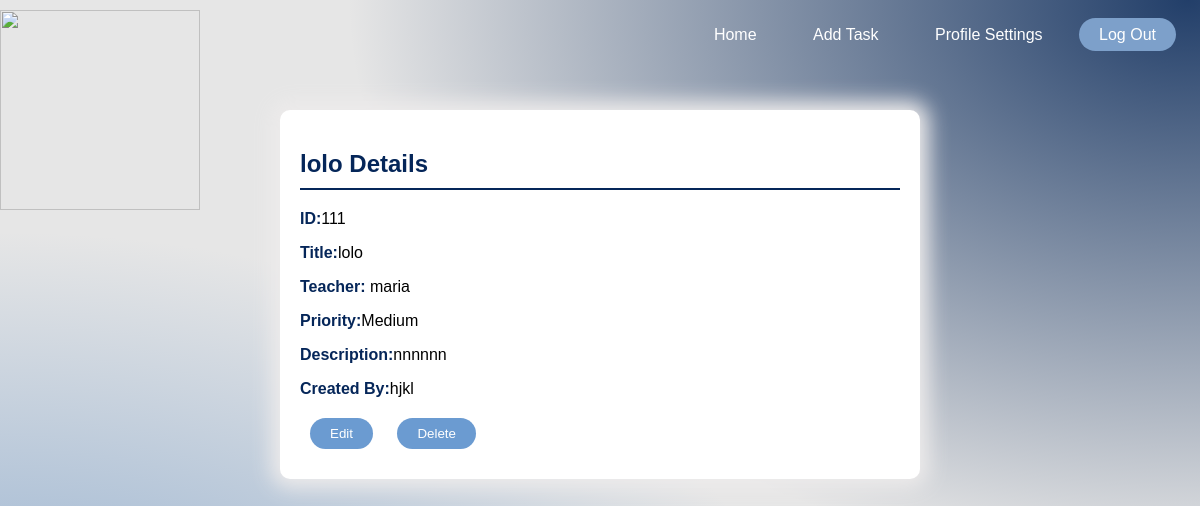
/viewlist/tasks/4/, run on an earlier commit of the app's database.
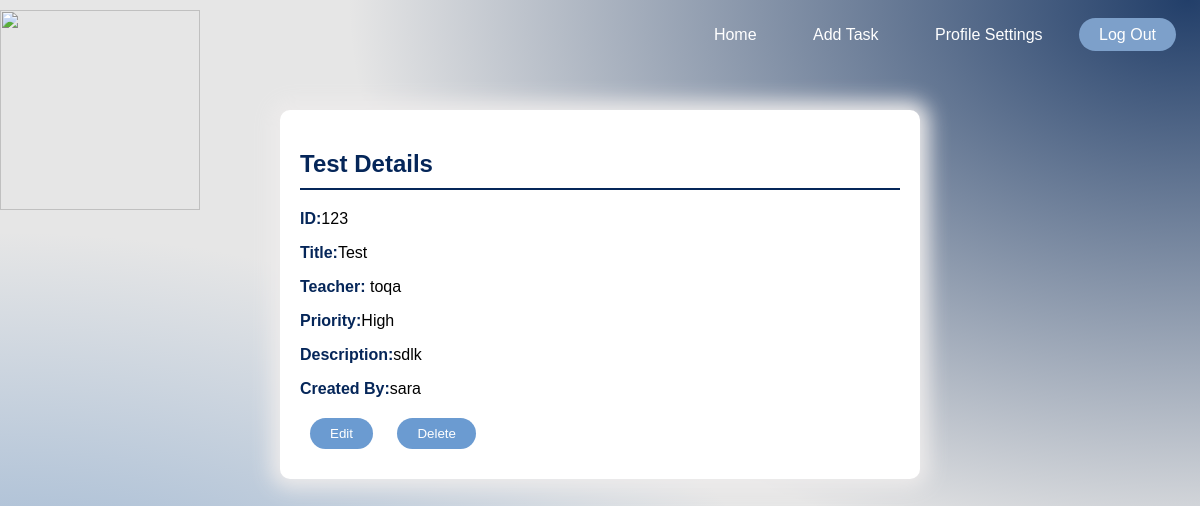
And on a later commit of the database.
### tasks/models.py (models this page shows, shortened)
class Task(models.Model):
    Taskiid = models.IntegerField(null=True)
    title = models.CharField(max_length=55,null=True)
    teacher = models.CharField(max_length=55,null=True)
    choose = models.CharField(max_length=6, choices=x,null=True)
    Description = models.TextField(max_length=160, blank=True, null=True)
    admin = models.CharField(max_length=15,null=True)
    completed = models.BooleanField(default=False,null=True)

### viewlist/views.py (the view)
# urls.py: path('tasks/<int:taskid>/', views.task_detail, name='task_detail'),
def task_detail(request,taskid):
    return render(request, 'task.html', {'Task': get_object_or_404(Task,id=taskid )})

### templates/task.html (shortened to what this page needs)
{%load static%}
<link rel="stylesheet" type="text/css" href="{%static 'css/task.css' %}">
<!DOCTYPE html>
<html lang="en">
<head>
</head>
<body>
    <div class="nav">
        <img src="result1.png" alt="" class="logo">
        <nav>
            <ul>
                <li><a href="AdminHome.html">Home</a></li>
                <li><a href="AddTask.html">Add Task</a></li>
                <li><a href="profileSettings.html">Profile Settings</a></li>
                <li><a href="school.html">Log Out</a></li>
            </ul>
        </nav>
    </div>
    <div class="container">
        <h2> {{Task.title}} Details</h2>
        <div>
            <p><strong>ID:</strong>{{Task.Taskiid}}</p>
            <p><strong>Title:</strong>{{Task.title}}</p>
            <p><strong>Teacher:</strong> {{Task.teacher}}</p>
            <p><strong>Priority:</strong>{{Task.choose}} </p>
            <p><strong>Description:</strong>{{Task.Description}}</p>
            <p><strong>Created By:</strong>{{Task.admin}}</p>
        </div>
            <div>
                <a href="Edit.html"><button>Edit</button></a>
                <form method="post" action="{% url 'delete_task' Task.id %}" style="display:inline;">
                    <button type="submit">Delete</button>
            </div>
        </div>
</body>
</html>

What changed in the data, as far as the page shows it:
changed Task: title "lolo" → "Test"; Taskiid "111" → "123"; teacher "maria" → "toqa"; choose "Medium" → "High"; Description "nnnnnn" → "sdlk"; admin "hjkl" → "sara"
